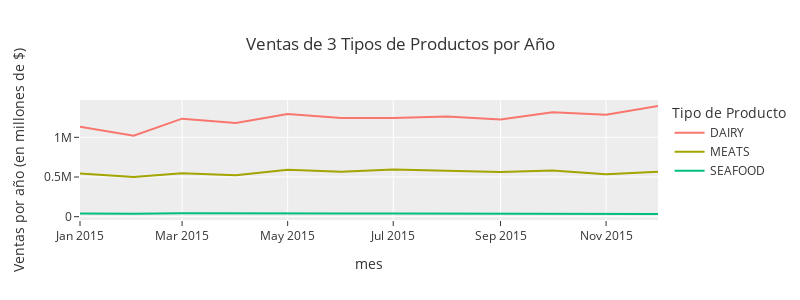

The notebook cell saved with this chart:
### Code cell
fig = px.line(
    df,
    width=800,
    height=300,
    template='ggplot2',
    title='Ventas de 3 Tipos de Productos por Año', # TITULO en Plotly: https://plotly.com/python/figure-labels/
    labels={ # TITULO DE EJES:
        "fecha": "Periodo",
        "value": "Ventas por año (en millones de $)",
        "variable": "Tipo de Producto"
    }
)

fig.show()

### Figure 1 — Plotly figure (JSON) as saved in the notebook; plotly's stock layout.template omitted (floating-point values rounded to 4 significant figures)
{"data": [{"hovertemplate": "Tipo de Producto=DAIRY<br>mes=%{x}<br>Ventas por año (en millones de $)=%{y}<extra></extra>", "legendgroup": "DAIRY", "line": {"color": "#F8766D", "dash": "solid"}, "marker": {"symbol": "circle"}, "mode": "lines", "name": "DAIRY", "orientation": "v", "showlegend": true, "x": ["2015-01", "2015-02", "2015-03", "2015-04", "2015-05", "2015-06", "2015-07", "2015-08", "2015-09", "2015-10", "2015-11", "2015-12"], "xaxis": "x", "y": [1134521, 1020747, 1234851, 1181180, 1293308, 1243588, 1244815, 1263428, 1224619, 1314827, 1283672, 1394582], "yaxis": "y", "type": "scatter"}, {"hovertemplate": "Tipo de Producto=MEATS<br>mes=%{x}<br>Ventas por año (en millones de $)=%{y}<extra></extra>", "legendgroup": "MEATS", "line": {"color": "#A3A500", "dash": "solid"}, "marker": {"symbol": "circle"}, "mode": "lines", "name": "MEATS", "orientation": "v", "showlegend": true, "x": ["2015-01", "2015-02", "2015-03", "2015-04", "2015-05", "2015-06", "2015-07", "2015-08", "2015-09", "2015-10", "2015-11", "2015-12"], "xaxis": "x", "y": [543100.0, 498700.0, 546500.0, 522300.0, 591700.0, 565000.0, 594900.0, 581200.0, 562700.0, 580800.0, 535900.0, 567400.0], "yaxis": "y", "type": "scatter"}, {"hovertemplate": "Tipo de Producto=SEAFOOD<br>mes=%{x}<br>Ventas por año (en millones de $)=%{y}<extra></extra>", "legendgroup": "SEAFOOD", "line": {"color": "#00BF7D", "dash": "solid"}, "marker": {"symbol": "circle"}, "mode": "lines", "name": "SEAFOOD", "orientation": "v", "showlegend": true, "x": ["2015-01", "2015-02", "2015-03", "2015-04", "2015-05", "2015-06", "2015-07", "2015-08", "2015-09", "2015-10", "2015-11", "2015-12"], "xaxis": "x", "y": [40470.0, 36070.0, 43810.0, 39980.0, 42510.0, 38780.0, 38540.0, 37770.0, 41910.0, 41420.0, 38820.0, 33730.0], "yaxis": "y", "type": "scatter"}], "layout": {"xaxis": {"anchor": "y", "domain": [0, 1], "title": {"text": "mes"}}, "yaxis": {"anchor": "x", "domain": [0, 1], "title": {"text": "Ventas por año (en millones de $)"}}, "legend": {"title": {"text": "Tipo de Producto"}, "tracegroupgap": 0}, "title": {"text": "Ventas de 3 Tipos de Productos por Año"}, "height": 300, "width": 800}}
